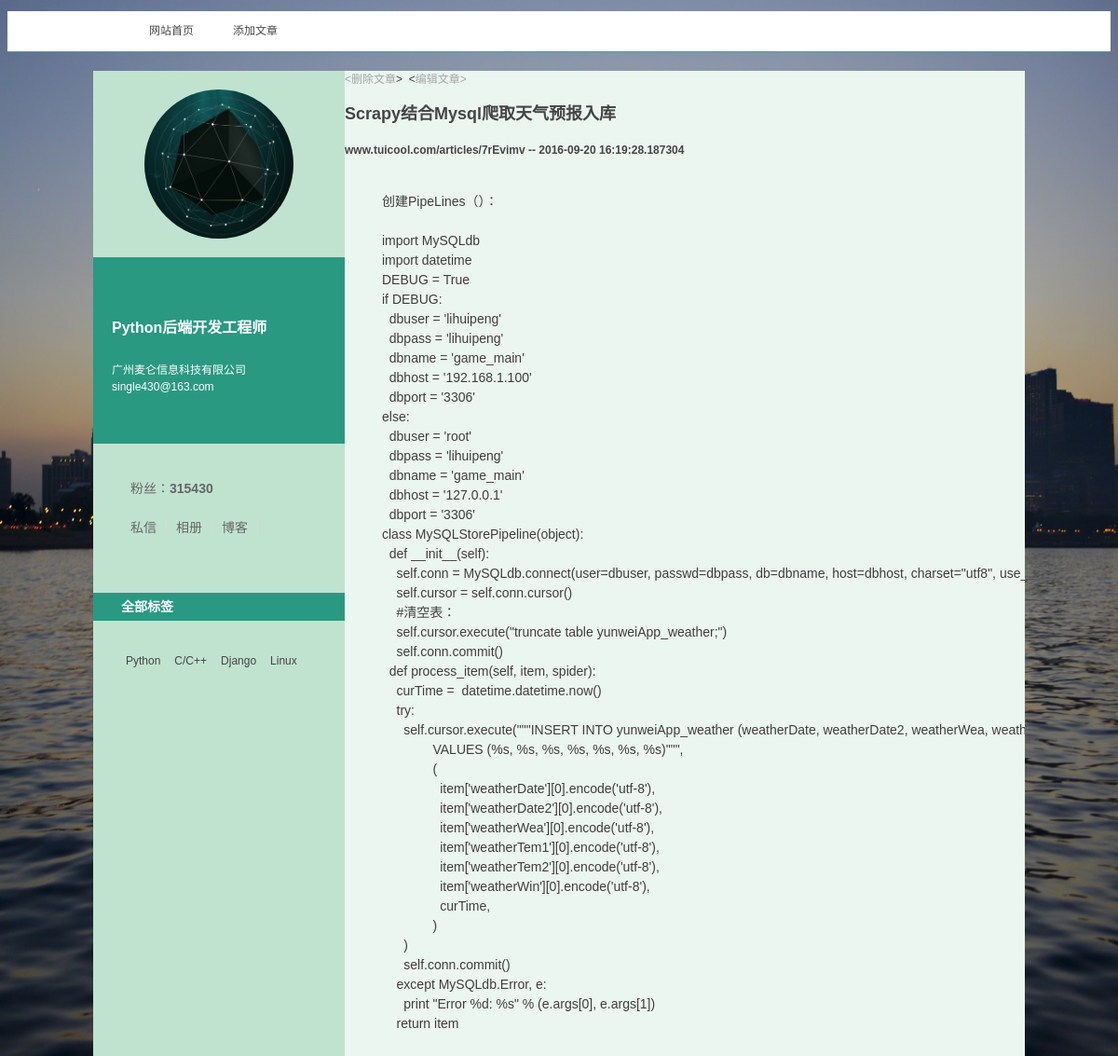
The app's page /article/2 with its own data.
### function/models.py (models this page shows, shortened)
class Article(db.Model):
    __tablename__ = 'articles'
    id = db.Column(db.Integer, primary_key=True)
    title = db.Column(db.String(255))
    author = db.Column(db.String(100))
    summary = db.Column(db.String(512))
    body = db.Column(db.Text)
    create_time = db.Column(db.DateTime, default=datetime.now)
    tags = db.relationship('Tag',
                           secondary=articles_tags,
                           backref=db.backref('articles', lazy='dynamic'))

### function/views.py (the view)
@app.route('/article/<id>')
def show_article(id):
    article = Article.query.get_or_404(id)
    return render_template('content.html',
                           id=id,
                           title=article.title,
                           author=article.author,
                           body=article.body.replace('\n', '<br/>').replace(' ', '&nbsp;'),
                           create_time=article.create_time,
                           tags=article.tags)

### function/templates/content.html (shortened to what this page needs)
<!DOCTYPE html>
<html>
<head>
<link href="{{ url_for('static', filename='css/styles.css', _external=True) }}" rel="stylesheet" type="text/css">
</head>
<body>
<header>
  <nav id="nav">
    <ul>
      <li><a href="/">网站首页</a></li>
      <li><a href="/article/create">添加文章</a></li>
    </ul>
  </nav>
</header>
<div class="mainContent2">
    <aside>
      <div class="avatar">
        <a href="/"><span>Single430</span></a>
      </div>
      <section class="topspaceinfo">
        <h1>Python后端开发工程师</h1>
        <p>广州麦仑信息科技有限公司  single430@163.com</p>
      </section>
      <div class="userinfo">
        <p class="q-fans"> 粉丝：<a href="/" target="_blank">315430</a></p>
        <p class="btns"><a href="/" target="_blank" >私信</a><a href="/" target="_blank">相册</a><a href="/" target="_blank">博客</a></p>
      </div>
      <section class="taglist">
         <h2>全部标签</h2>
         <ul>
           <li><a href="/">Python</a></li>
           <li><a href="/">C/C++</a></li>
           <li><a href="http://python.usyiyi.cn/translate/django_182/index.html">Django</a></li>
           <li><a href="/">Linux</a></li>
        </ul>
      </section>
    </aside>
    <div class="blogitem">
        <article>
            <a href="/delete/{{ id }}">&lt;删除文章</a>&gt;&nbsp;&nbsp;&lt;<a href="/edit/{{ id }}">编辑文章&gt;</a>
            <div class=entry-overview>
                <h2 class="title"><a target="_blank" >{{ title }}</a></h2>
                <h4 class="title"><a target="_blank" >{{ author }} -- {{ create_time }}</a></h4>
                <ul class="text">
                  {% if body %}
                    <div class=article_description>{{ body | safe }}</div>
                  {% endif %}
                </ul>
            </div>
        </article>
    </div>
 </div>
</body>
</html>

### function/static/css/styles.css (style rules this page uses)
p { display: block; }
ul { list-style: none; }
a { color: #a6a6a6; text-decoration: none; transition: All 1s ease; -webkit-transition: All 1s ease; -moz-transition: All 1s ease; -ms-transition: All 1s ease;-o-transition: All 1s ease; }
.mainContent2 { background: #C0E3CF; width: 1000px; margin: 20px auto; overflow: hidden; }
aside { width: 270px; float: left; }
.avatar { margin: 20px auto; width: 160px; height: 160px; border-radius: 160px; -moz-border-radius: 160px; -webkit-border-radius: 160px; overflow: hidden; }
.avatar a { display: block; padding-top: 97px; width: 160px; height: 63px; background: url(../images/s8.png) no-repeat; background-size: 160px 160px }
.topspaceinfo { background: #299982; padding: 40px 20px; color: #fff }
.topspaceinfo h1 { font-size: 16px; line-height: 40px }
.userinfo { padding: 20px 30px 30px; font-size: 14px; line-height: 28px; color: #666; }
.userinfo a { color: #666 }
.q-fans, .btns a { padding: 0 10px }
.q-fans a { font-weight: bold; }
.btns a { border-right: #dad9d5 1px solid; }
aside section { display: block; overflow: hidden }
aside section h2 { background: #299982; color: #FFF; padding-left: 30px; height: 30px; line-height: 30px; font-size: 14px; }
.taglist ul { padding: 20px 30px; overflow: hidden }
.taglist ul li a { padding: 2px 5px; display: inline-block; float: left; margin-right: 5px; color: #454545; }
header { width: 100%; background: rgba(255,255,255,1); height: 43px; border-bottom: #33A89F 1px solid; }
header nav { margin: 0 auto; width: 1000px; text-align: center; }
header nav ul li { line-height: 43px; display: block }
header nav ul li a { color: #484848; float: left; padding: 0 20px; margin-right: 2px; }
body { font: 12px "����", "Arial Narrow", HELVETICA; color: #3F3E3C; line-height: 1.5; background: url(../images/bg-01.jpg) no-repeat top center #96CEB4; background-size: 100% 100% }
.blogitem { width: 730px; background: rgba(255,255,255,0.7); float: right }
.blogitem article { border-bottom: #C0E3CF 40px solid; }
.title a { color: #454545; }
.text { font-size: 14px; padding: 20px 40px; }

### records on screen
Article: title "Scrapy结合Mysql爬取天气预报入库", author "www.tuicool.com/articles/7rEvimv", create_time "2016-09-20 16:19:28.187304"
